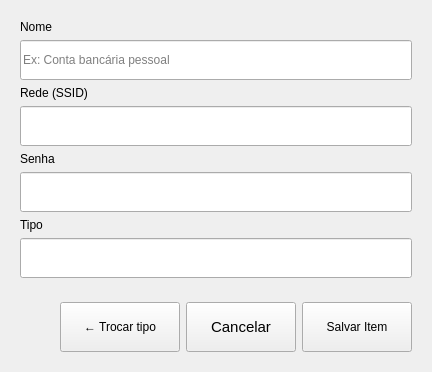
        <widget class="QWidget" name="page_wifi">
         <layout class="QVBoxLayout" name="verticalLayout_17">
          <item>
           <widget class="QFrame" name="frame_14">
            <property name="frameShape">
             <enum>QFrame::Shape::NoFrame</enum>
            </property>
            <property name="frameShadow">
             <enum>QFrame::Shadow::Raised</enum>
            </property>
            <layout class="QVBoxLayout" name="verticalLayout_16">
             <item>
              <widget class="QLabel" name="label_29">
               <property name="maximumSize">
                <size>
                 <width>16777215</width>
                 <height>20</height>
                </size>
               </property>
               <property name="text">
                <string>Nome</string>
               </property>
              </widget>
             </item>
             <item>
              <widget class="QLineEdit" name="line_nome_item_wifi">
               <property name="minimumSize">
                <size>
                 <width>0</width>
                 <height>40</height>
                </size>
               </property>
               <property name="maximumSize">
                <size>
                 <width>16777215</width>
                 <height>40</height>
                </size>
               </property>
               <property name="placeholderText">
                <string>Ex: Conta bancária pessoal</string>
               </property>
              </widget>
             </item>
             <item>
              <widget class="QLabel" name="label_30">
               <property name="maximumSize">
                <size>
                 <width>16777215</width>
                 <height>20</height>
                </size>
               </property>
               <property name="font">
                <font>
                 <pointsize>9</pointsize>
                </font>
               </property>
               <property name="text">
                <string>Rede (SSID)</string>
               </property>
              </widget>
             </item>
             <item>
              <widget class="QLineEdit" name="line_rede_ssid_wifi">
               <property name="minimumSize">
                <size>
                 <width>0</width>
                 <height>40</height>
                </size>
               </property>
               <property name="maximumSize">
                <size>
                 <width>16777215</width>
                 <height>40</height>
                </size>
               </property>
              </widget>
             </item>
             <item>
              <widget class="QLabel" name="label_31">
               <property name="maximumSize">
                <size>
                 <width>16777215</width>
                 <height>20</height>
                </size>
               </property>
               <property name="font">
                <font>
                 <pointsize>9</pointsize>
                </font>
               </property>
               <property name="text">
                <string>Senha</string>
               </property>
              </widget>
             </item>
             <item>
              <widget class="QLineEdit" name="line_passowrd_wifi">
               <property name="minimumSize">
                <size>
                 <width>0</width>
                 <height>40</height>
                </size>
               </property>
               <property name="maximumSize">
                <size>
                 <width>16777215</width>
                 <height>40</height>
                </size>
               </property>
               <property name="echoMode">
                <enum>QLineEdit::EchoMode::Password</enum>
               </property>
              </widget>
             </item>
             <item>
              <widget class="QLabel" name="label_32">
               <property name="maximumSize">
                <size>
                 <width>16777215</width>
                 <height>20</height>
                </size>
               </property>
               <property name="text">
                <string>Tipo</string>
               </property>
              </widget>
             </item>
             <item>
              <widget class="QLineEdit" name="line_type_wifi">
               <property name="minimumSize">
                <size>
                 <width>0</width>
                 <height>40</height>
                </size>
               </property>
               <property name="maximumSize">
                <size>
                 <width>16777215</width>
                 <height>40</height>
                </size>
               </property>
               <property name="echoMode">
                <enum>QLineEdit::EchoMode::Password</enum>
               </property>
              </widget>
             </item>
            </layout>
           </widget>
          </item>
          <item>
           <widget class="QFrame" name="frame_15">
            <property name="sizePolicy">
             <sizepolicy hsizetype="Preferred" vsizetype="Fixed">
              <horstretch>0</horstretch>
              <verstretch>0</verstretch>
             </sizepolicy>
            </property>
            <property name="frameShape">
             <enum>QFrame::Shape::NoFrame</enum>
            </property>
            <property name="frameShadow">
             <enum>QFrame::Shadow::Raised</enum>
            </property>
            <layout class="QHBoxLayout" name="horizontalLayout_9">
             <item>
              <spacer name="horizontalSpacer_8">
               <property name="orientation">
                <enum>Qt::Orientation::Horizontal</enum>
               </property>
               <property name="sizeHint" stdset="0">
                <size>
                 <width>40</width>
                 <height>20</height>
                </size>
               </property>
              </spacer>
             </item>
             <item alignment="Qt::AlignmentFlag::AlignRight">
              <widget class="QPushButton" name="btn_trocar_type_wifi">
               <property name="minimumSize">
                <size>
                 <width>120</width>
                 <height>50</height>
                </size>
               </property>
               <property name="maximumSize">
                <size>
                 <width>120</width>
                 <height>50</height>
                </size>
               </property>
               <property name="text">
                <string>← Trocar tipo</string>
               </property>
              </widget>
             </item>
             <item alignment="Qt::AlignmentFlag::AlignRight">
              <widget class="QPushButton" name="btn_cancelar_wifi">
               <property name="sizePolicy">
                <sizepolicy hsizetype="Minimum" vsizetype="Preferred">
                 <horstretch>0</horstretch>
                 <verstretch>0</verstretch>
                </sizepolicy>
               </property>
               <property name="minimumSize">
                <size>
                 <width>110</width>
                 <height>50</height>
                </size>
               </property>
               <property name="maximumSize">
                <size>
                 <width>120</width>
                 <height>50</height>
                </size>
               </property>
               <property name="font">
                <font>
                 <pointsize>11</pointsize>
                </font>
               </property>
               <property name="text">
                <string>Cancelar</string>
               </property>
              </widget>
             </item>
             <item alignment="Qt::AlignmentFlag::AlignRight">
              <widget class="QPushButton" name="btn_save_item_wifi">
               <property name="sizePolicy">
                <sizepolicy hsizetype="Minimum" vsizetype="Preferred">
                 <horstretch>0</horstretch>
                 <verstretch>0</verstretch>
                </sizepolicy>
               </property>
               <property name="minimumSize">
                <size>
                 <width>110</width>
                 <height>50</height>
                </size>
               </property>
               <property name="maximumSize">
                <size>
                 <width>120</width>
                 <height>50</height>
                </size>
               </property>
               <property name="text">
                <string>Salvar Item</string>
               </property>
              </widget>
             </item>
            </layout>
           </widget>
          </item>
         </layout>
        </widget>
